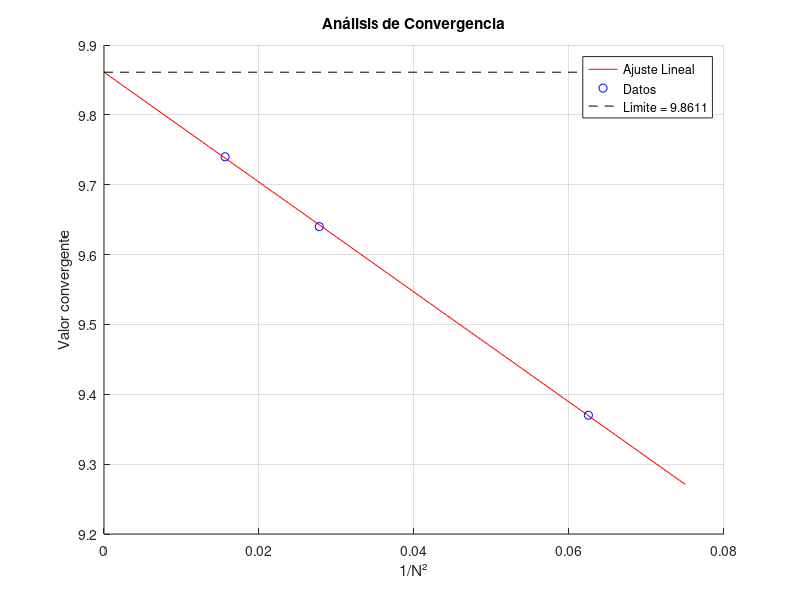

Reproduce this figure in MATLAB.
function convergencia 
    phi1 = [1; 1; 1];
    N = [4; 6; 8];
    phi2 = (1 ./ N.^2);
    y = [9.37; 9.64; 9.74];

    PHI = [phi1  phi2]
    #´
    a = inv(PHI'* PHI) * (PHI') * y
    #´
    p = PHI * a
    r = y - p
    modulo = r'*r

    % Discretización de la función para graficar la convergencia
    t_min = 0;
    t_max = max(phi2) * 1.2;  % Un poco más que el máximo 1/N²
    dt = t_max / 100;         % 100 puntos para suavidad
    num_points = floor(t_max / dt);
    t_conv(1) = t_min;
    u_conv(1) = a(1, 1) + a(2, 1) * t_conv(1);

    for i = 1 : num_points
      t_conv(i+1) = t_conv(i) + dt;
      u_conv(i+1) = a(1, 1) + a(2, 1) * t_conv(i+1);
    endfor

    % Valor límite cuando N -> infinito (1/N² -> 0)
    valor_limite = a(1, 1);

    figure(1);
    hold on;
    plot(t_conv, u_conv, '-r', 'DisplayName', 'Ajuste Lineal');
    plot(phi2, y, 'ob', 'DisplayName', 'Datos');
    % Línea horizontal para el valor límite (compatible con Octave)
    x_range = [min(t_conv), max(t_conv)];
    plot(x_range, [valor_limite, valor_limite], '--k', 'DisplayName', sprintf('Límite = %.4f', valor_limite));
    grid on;
    xlabel('1/N²');
    ylabel('Valor convergente');
    title('Análisis de Convergencia');
    legend('show');

    % Mostrar información de convergencia
    fprintf('\n=== ANÁLISIS DE CONVERGENCIA ===\n');
    fprintf('Valor límite (N -> infinito): %.6f\n', valor_limite);
    fprintf('Pendiente: %.6f\n', a(2, 1));
    fprintf('Error residual: %.6f\n', modulo);

    % Mantener las figuras abiertas
    fprintf('\nPresiona Enter para cerrar las figuras...\n');
    pause;

endfunction

% Ejecutar la función
convergencia;
